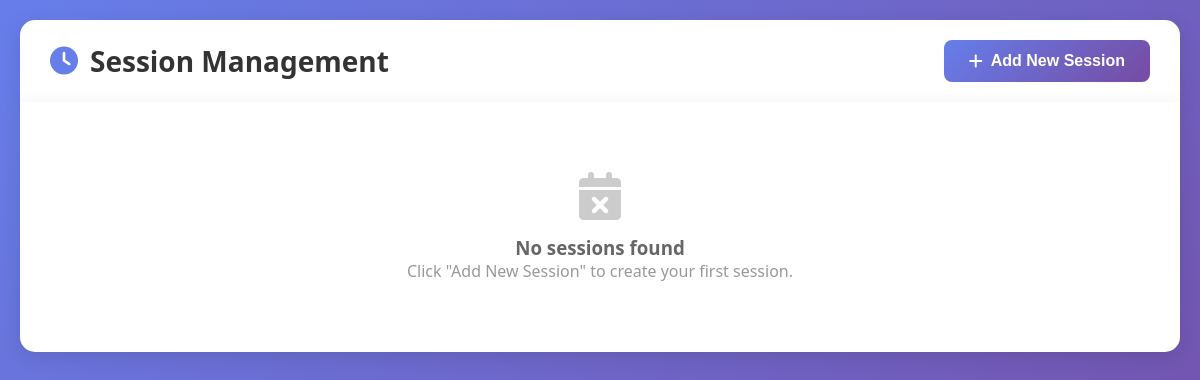
Page /admin/sessions.php (signed in) on the earlier database version.
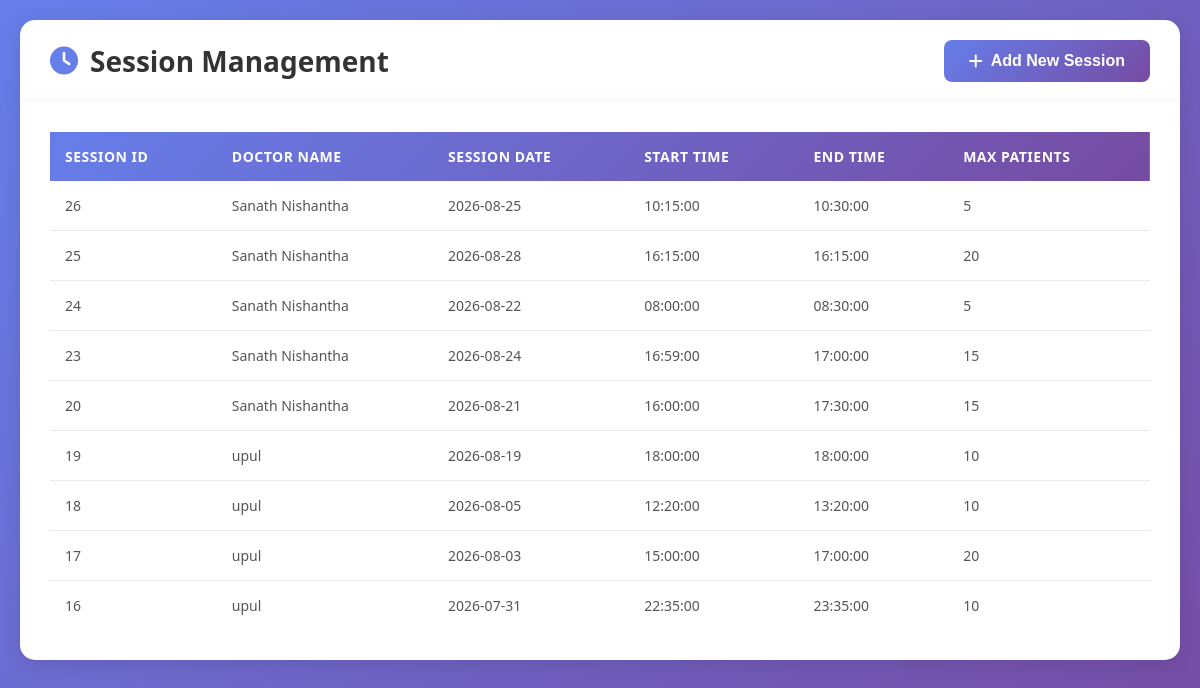
Same page on the later database version.
### tables this page shows
CREATE TABLE IF NOT EXISTS `sessions` (
  `session_id` int NOT NULL AUTO_INCREMENT,
  `doctor_id` int DEFAULT NULL,
  `session_day` date NOT NULL,
  `start_time` time NOT NULL,
  `end_time` time NOT NULL,
  `max_patients` int DEFAULT NULL,
  `created_by` int DEFAULT NULL COMMENT 'admin_id who created this session',
  `status` enum('active','pending') NOT NULL DEFAULT 'pending',
  `created_at` timestamp NULL DEFAULT CURRENT_TIMESTAMP,
  `current_count` int NOT NULL,
  PRIMARY KEY (`session_id`),
  KEY `fk_sessions_doctor` (`doctor_id`),
  KEY `fk_sessions_admin` (`created_by`)
);

CREATE TABLE IF NOT EXISTS `doctors` (
  `doctor_id` int NOT NULL AUTO_INCREMENT,
  `doctor_name` varchar(100) NOT NULL,
  `phone` varchar(20) DEFAULT NULL,
  `department_id` int DEFAULT NULL,
  `status` enum('ACTIVE','INACTIVE') DEFAULT 'ACTIVE',
  `created_at` timestamp NOT NULL DEFAULT CURRENT_TIMESTAMP,
  `user_id` int NOT NULL,
  PRIMARY KEY (`doctor_id`),
  KEY `department_id` (`department_id`),
  KEY `fk_doctors_user` (`user_id`)
);

### admin/sessions.php (the view, shortened to what this page needs)
<?php
require_once '../config/db_connection.php';
?>
<doctype html>
<html lang="en">
<head>
    <link rel="stylesheet" href="static/department.css">
    <link rel="stylesheet" href="static/sessions.css">
    <link rel="stylesheet" href="https://cdnjs.cloudflare.com/ajax/libs/font-awesome/6.4.0/css/all.min.css">
</head>
<body>
    <?php
    $sql = "SELECT s.session_id, d.doctor_name, s.session_day, s.start_time,
    s.end_time, s.max_patients FROM sessions s JOIN doctors d ON
    s.doctor_id = d.doctor_id ORDER BY s.session_id DESC";
    $result = $conn->query($sql);
    $sessions = [];
    if ($result && $result->num_rows > 0){
        while ($row = $result->fetch_assoc()){
            $sessions[]=$row;
        }
    }
    ?>
    <section class="session-section">
        <div class="container">
            <header class="page-header stat-title">
                <h1><i class="fas fa-clock"></i> Session Management</h1>
                <button class="btn-add" id="addSessionBtn">
                    <i class="fas fa-plus"></i> Add New Session
                </button>
            </header>
            <div class="content stat-content">
                <div class="sessions-table" id="sessionsTable">
                    <?php
                    if (count($sessions)>0){
                        ?>
                        <table class="session-table">
                                <thead>
                                    <tr>
                                        <th>Session ID</th>
                                        <th>Doctor Name</th>
                                        <th>Session Date</th>
                                        <th>Start Time</th>
                                        <th>End Time</th>
                                        <th>Max Patients</th>
                                    </tr>
                                </thead>
                            <?php
                            foreach($sessions as $session){
                            ?>
                            <tr>
                                <td><?php echo htmlspecialchars($session['session_id']); ?></td>
                                <td><?php echo htmlspecialchars($session['doctor_name']); ?></td>
                                <td><?php echo htmlspecialchars($session['session_day']); ?></td>
                                <td><?php echo htmlspecialchars($session['start_time']); ?></td>
                                <td><?php echo htmlspecialchars($session['end_time']); ?></td>
                                <td><?php echo htmlspecialchars($session['max_patients']); ?></td>
                            </tr>
                            <?php
                            }
                            ?>
                        </table>
                    <?php }else{ ?>
                        <div style="grid-column: 1/-1; text-align: center; padding: 40px; background: white; border-radius: 15px;">
                            <i class="fas fa-calendar-times" style="font-size: 48px; color: #ccc; margin-bottom: 15px;"></i>
                            <h3 style="color: #666;">No sessions found</h3>
                            <p style="color: #999;">Click "Add New Session" to create your first session.</p>
                        </div>
                    <?php } ?>
                </div>
            </div>
        </div>
    </section>
</body>
</html>

Differences in the rows shown:
added sessions: session_id "26", doctor.doctor_name "Sanath Nishantha", session_day "2026-08-25", start_time "10:15:00", end_time "10:30:00", max_patients "5"
added sessions: session_id "25", doctor.doctor_name "Sanath Nishantha", session_day "2026-08-28", start_time "16:15:00", end_time "16:15:00", max_patients "20"
added sessions: session_id "24", doctor.doctor_name "Sanath Nishantha", session_day "2026-08-22", start_time "08:00:00", end_time "08:30:00", max_patients "5"
added sessions: session_id "23", doctor.doctor_name "Sanath Nishantha", session_day "2026-08-24", start_time "16:59:00", end_time "17:00:00", max_patients "15"
added sessions: session_id "20", doctor.doctor_name "Sanath Nishantha", session_day "2026-08-21", start_time "16:00:00", end_time "17:30:00", max_patients "15"
added sessions: session_id "19", doctor.doctor_name "upul", session_day "2026-08-19", start_time "18:00:00", end_time "18:00:00", max_patients "10"
added sessions: session_id "18", doctor.doctor_name "upul", session_day "2026-08-05", start_time "12:20:00", end_time "13:20:00", max_patients "10"
added sessions: session_id "17", doctor.doctor_name "upul", session_day "2026-08-03", start_time "15:00:00", end_time "17:00:00", max_patients "20"
added sessions: session_id "16", doctor.doctor_name "upul", session_day "2026-07-31", start_time "22:35:00", end_time "23:35:00", max_patients "10"
Other differences:
text no longer shown: "No sessions found Click \"Add New Session\" to create your first session."
text now shown: "SESSION ID DOCTOR NAME SESSION DATE START TIME END TIME MAX PATIENTS"
